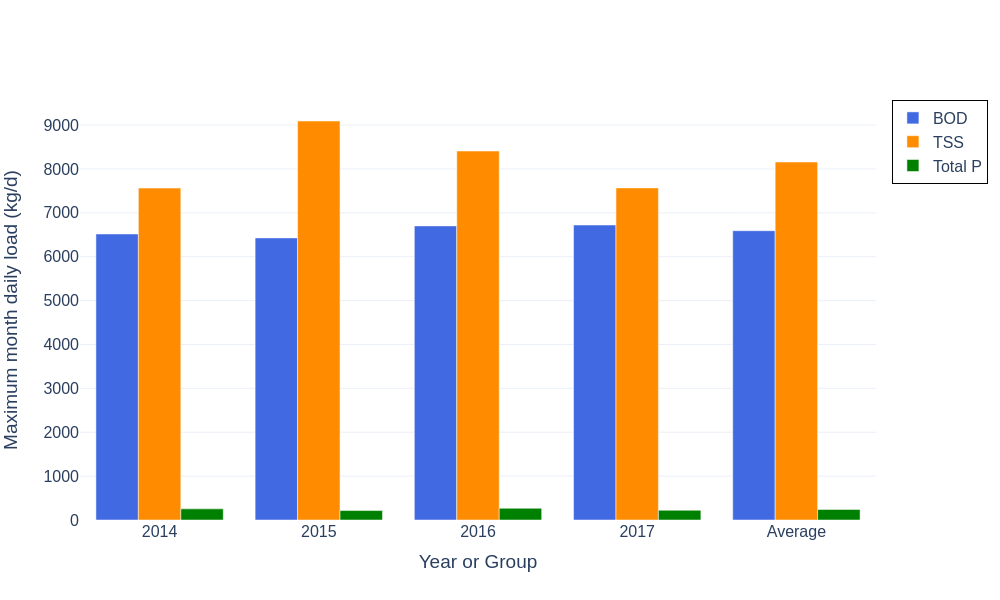

Recreate this plot in Python.
# filename: max_month_loads_BOD_TSS_TP.py
import pandas as pd
import plotly.graph_objects as go

# Load data
file_name = "WWTP_medium.xlsx"
sheet_name = "WWTP Influent Data"
df = pd.read_excel(file_name, sheet_name=sheet_name, parse_dates=["Date"])

# Restrict to calendar years 2014-2017 and sort by Date
df = df[(df["Date"].dt.year >= 2014) & (df["Date"].dt.year <= 2017)].sort_values("Date")
df["Year"] = df["Date"].dt.year

# Columns for parameters
flow_col = "Influent flow rate (m^3/d)"
params = {
    "BOD": "Influent BOD (mg/L)",
    "TSS": "Influent TSS (mg/L)",
    "TP": "Influent total phosphorous (mg/L)"
}

# Calculate the daily load kg/d for each valid flow and concentration
for key, col in params.items():
    load_col = f"{key}_daily_load_kg_d"
    valid_mask = df[flow_col].notna() & df[col].notna()
    df.loc[:, load_col] = pd.NA  # Initialize column with NA
    df.loc[valid_mask, load_col] = df.loc[valid_mask, flow_col] * df.loc[valid_mask, col] / 1000.0
    # Convert column dtype to float to enable rolling operations (convert NA to np.nan)
    df[load_col] = pd.to_numeric(df[load_col], errors='coerce')

# Calculate max 30-day rolling average loads for each year and parameter with min_periods=1 to allow sparse data
max_month_loads = {key: [] for key in params}
years = sorted(df["Year"].unique())

for year in years:
    df_year = df[df["Year"] == year]
    for key in params.keys():
        load_col = f"{key}_daily_load_kg_d"
        # Rolling window of 30 calendar days, min_periods=1 means average over available days in window
        rolling_avg = df_year[load_col].rolling(window=30, min_periods=1).mean()
        max_30d_avg = rolling_avg.max(skipna=True)
        max_month_loads[key].append(max_30d_avg)

# Calculate historical average of max month loads for each parameter
avg_max_month_loads = {
    key: pd.Series(values).mean() for key, values in max_month_loads.items()
}

# Create DataFrame with results for years and Average
result_df = pd.DataFrame({
    "Year_or_Group": years + ["Average"],
    "BOD_max_month_daily_load_kg_d": max_month_loads["BOD"] + [avg_max_month_loads["BOD"]],
    "TSS_max_month_daily_load_kg_d": max_month_loads["TSS"] + [avg_max_month_loads["TSS"]],
    "TP_max_month_daily_load_kg_d": max_month_loads["TP"] + [avg_max_month_loads["TP"]],
})

# Prepare x axis categories as strings (years and Average)
x_categories = result_df["Year_or_Group"].astype(str).tolist()

# Create bar chart traces
trace_bod = go.Bar(
    name="BOD",
    x=x_categories,
    y=result_df["BOD_max_month_daily_load_kg_d"],
    marker_color="royalblue",
    offsetgroup=0
)
trace_tss = go.Bar(
    name="TSS",
    x=x_categories,
    y=result_df["TSS_max_month_daily_load_kg_d"],
    marker_color="darkorange",
    offsetgroup=1
)
trace_tp = go.Bar(
    name="Total P",
    x=x_categories,
    y=result_df["TP_max_month_daily_load_kg_d"],
    marker_color="green",
    offsetgroup=2
)

# Create figure
fig = go.Figure(data=[trace_bod, trace_tss, trace_tp])
fig.update_layout(
    barmode='group',
    yaxis_title="Maximum month daily load (kg/d)",
    xaxis_title="Year or Group",
    yaxis=dict(showgrid=True, zeroline=False),
    font=dict(size=16),
    template='plotly_white',
    legend=dict(
        bordercolor='black',
        borderwidth=1
    )
)

# Save outputs
base_filename = "max_month_loads_BOD_TSS_TP"
csv_filename = base_filename + ".csv"
html_filename = base_filename + ".html"
png_filename = base_filename + ".png"

# Save CSV of underlying data
result_df.to_csv(csv_filename, index=False)

# Save plotly HTML with requirements
fig.write_html(html_filename, include_plotlyjs='cdn', full_html=True)

# Save PNG using kaleido
fig.write_image(png_filename, width=1000, height=600)

# Output filenames
print(base_filename + ".py")
print(csv_filename)
print(html_filename)
print(png_filename)
